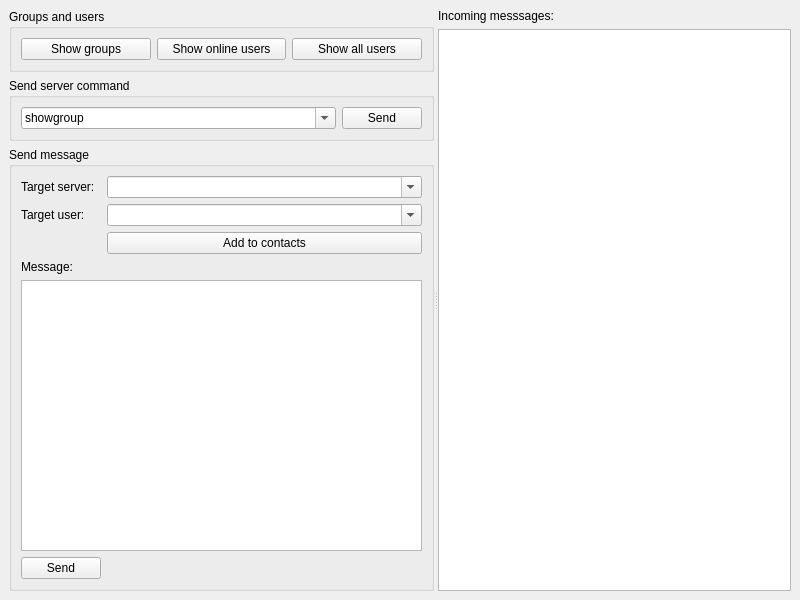
<?xml version="1.0" encoding="UTF-8"?>
<ui version="4.0">
 <class>MainWindow</class>
 <widget class="QMainWindow" name="MainWindow">
  <property name="geometry">
   <rect>
    <x>0</x>
    <y>0</y>
    <width>800</width>
    <height>600</height>
   </rect>
  </property>
  <property name="windowTitle">
   <string>PySFM</string>
  </property>
  <widget class="QWidget" name="centralwidget">
   <layout class="QGridLayout" name="gridLayout_4">
    <item row="0" column="0">
     <widget class="QSplitter" name="splitter">
      <property name="orientation">
       <enum>Qt::Horizontal</enum>
      </property>
      <widget class="QWidget" name="widget" native="true">
       <property name="sizePolicy">
        <sizepolicy hsizetype="Expanding" vsizetype="Preferred">
         <horstretch>0</horstretch>
         <verstretch>0</verstretch>
        </sizepolicy>
       </property>
       <layout class="QGridLayout" name="gridLayout_2">
        <item row="1" column="0">
         <widget class="QGroupBox" name="groupBox_2">
          <property name="title">
           <string>Send server command</string>
          </property>
          <layout class="QHBoxLayout" name="horizontalLayout">
           <item>
            <widget class="QComboBox" name="cmdinput">
             <property name="sizePolicy">
              <sizepolicy hsizetype="Expanding" vsizetype="Fixed">
               <horstretch>0</horstretch>
               <verstretch>0</verstretch>
              </sizepolicy>
             </property>
             <property name="editable">
              <bool>true</bool>
             </property>
             <property name="currentText">
              <string>showgroup</string>
             </property>
             <item>
              <property name="text">
               <string>showgroup</string>
              </property>
             </item>
             <item>
              <property name="text">
               <string>creategroup</string>
              </property>
             </item>
             <item>
              <property name="text">
               <string>deletegroup</string>
              </property>
             </item>
             <item>
              <property name="text">
               <string>addgroup</string>
              </property>
             </item>
            </widget>
           </item>
           <item>
            <widget class="QPushButton" name="cmdbtn">
             <property name="text">
              <string>Send</string>
             </property>
            </widget>
           </item>
          </layout>
         </widget>
        </item>
        <item row="2" column="0">
         <widget class="QGroupBox" name="groupBox">
          <property name="title">
           <string>Send message</string>
          </property>
          <layout class="QGridLayout" name="gridLayout_3">
           <item row="0" column="0">
            <widget class="QLabel" name="serverlbl">
             <property name="text">
              <string>Target server:</string>
             </property>
            </widget>
           </item>
           <item row="0" column="1">
            <widget class="QComboBox" name="serverinput">
             <property name="sizePolicy">
              <sizepolicy hsizetype="Expanding" vsizetype="Fixed">
               <horstretch>0</horstretch>
               <verstretch>0</verstretch>
              </sizepolicy>
             </property>
             <property name="editable">
              <bool>true</bool>
             </property>
             <property name="insertPolicy">
              <enum>QComboBox::NoInsert</enum>
             </property>
            </widget>
           </item>
           <item row="1" column="0">
            <widget class="QLabel" name="userlbl">
             <property name="text">
              <string>Target user:</string>
             </property>
            </widget>
           </item>
           <item row="1" column="1">
            <widget class="QComboBox" name="userinput">
             <property name="sizePolicy">
              <sizepolicy hsizetype="Expanding" vsizetype="Fixed">
               <horstretch>0</horstretch>
               <verstretch>0</verstretch>
              </sizepolicy>
             </property>
             <property name="editable">
              <bool>true</bool>
             </property>
             <property name="insertPolicy">
              <enum>QComboBox::NoInsert</enum>
             </property>
            </widget>
           </item>
           <item row="2" column="1">
            <widget class="QPushButton" name="contactbtn">
             <property name="text">
              <string>Add to contacts</string>
             </property>
            </widget>
           </item>
           <item row="3" column="0">
            <widget class="QLabel" name="messagelbl">
             <property name="text">
              <string>Message:</string>
             </property>
            </widget>
           </item>
           <item row="4" column="0" colspan="2">
            <widget class="QPlainTextEdit" name="messageinput"/>
           </item>
           <item row="5" column="0">
            <widget class="QPushButton" name="sendbtn">
             <property name="text">
              <string>Send</string>
             </property>
            </widget>
           </item>
          </layout>
         </widget>
        </item>
        <item row="0" column="0">
         <widget class="QGroupBox" name="groupBox_3">
          <property name="title">
           <string>Groups and users</string>
          </property>
          <layout class="QGridLayout" name="gridLayout_5">
           <item row="0" column="1">
            <widget class="QPushButton" name="showonlineusersbtn">
             <property name="text">
              <string>Show online users</string>
             </property>
            </widget>
           </item>
           <item row="0" column="0">
            <widget class="QPushButton" name="showgroupbtn">
             <property name="text">
              <string>Show groups</string>
             </property>
            </widget>
           </item>
           <item row="0" column="2">
            <widget class="QPushButton" name="showallusersbtn">
             <property name="text">
              <string>Show all users</string>
             </property>
            </widget>
           </item>
          </layout>
         </widget>
        </item>
       </layout>
      </widget>
      <widget class="QScrollArea" name="scrollArea">
       <property name="frameShape">
        <enum>QFrame::NoFrame</enum>
       </property>
       <property name="widgetResizable">
        <bool>true</bool>
       </property>
       <widget class="QWidget" name="scrollAreaWidgetContents">
        <property name="geometry">
         <rect>
          <x>0</x>
          <y>0</y>
          <width>360</width>
          <height>582</height>
         </rect>
        </property>
        <layout class="QGridLayout" name="gridLayout">
         <property name="leftMargin">
          <number>0</number>
         </property>
         <property name="topMargin">
          <number>0</number>
         </property>
         <property name="rightMargin">
          <number>0</number>
         </property>
         <property name="bottomMargin">
          <number>0</number>
         </property>
         <item row="1" column="0">
          <widget class="QPlainTextEdit" name="incmessageinput">
           <property name="plainText">
            <string/>
           </property>
           <property name="textInteractionFlags">
            <set>Qt::TextSelectableByKeyboard|Qt::TextSelectableByMouse</set>
           </property>
          </widget>
         </item>
         <item row="0" column="0">
          <widget class="QLabel" name="incmessagelbl">
           <property name="text">
            <string>Incoming messsages:</string>
           </property>
          </widget>
         </item>
        </layout>
       </widget>
      </widget>
     </widget>
    </item>
   </layout>
  </widget>
 </widget>
 <tabstops>
  <tabstop>scrollArea</tabstop>
  <tabstop>incmessageinput</tabstop>
 </tabstops>
 <resources/>
 <connections/>
</ui>
